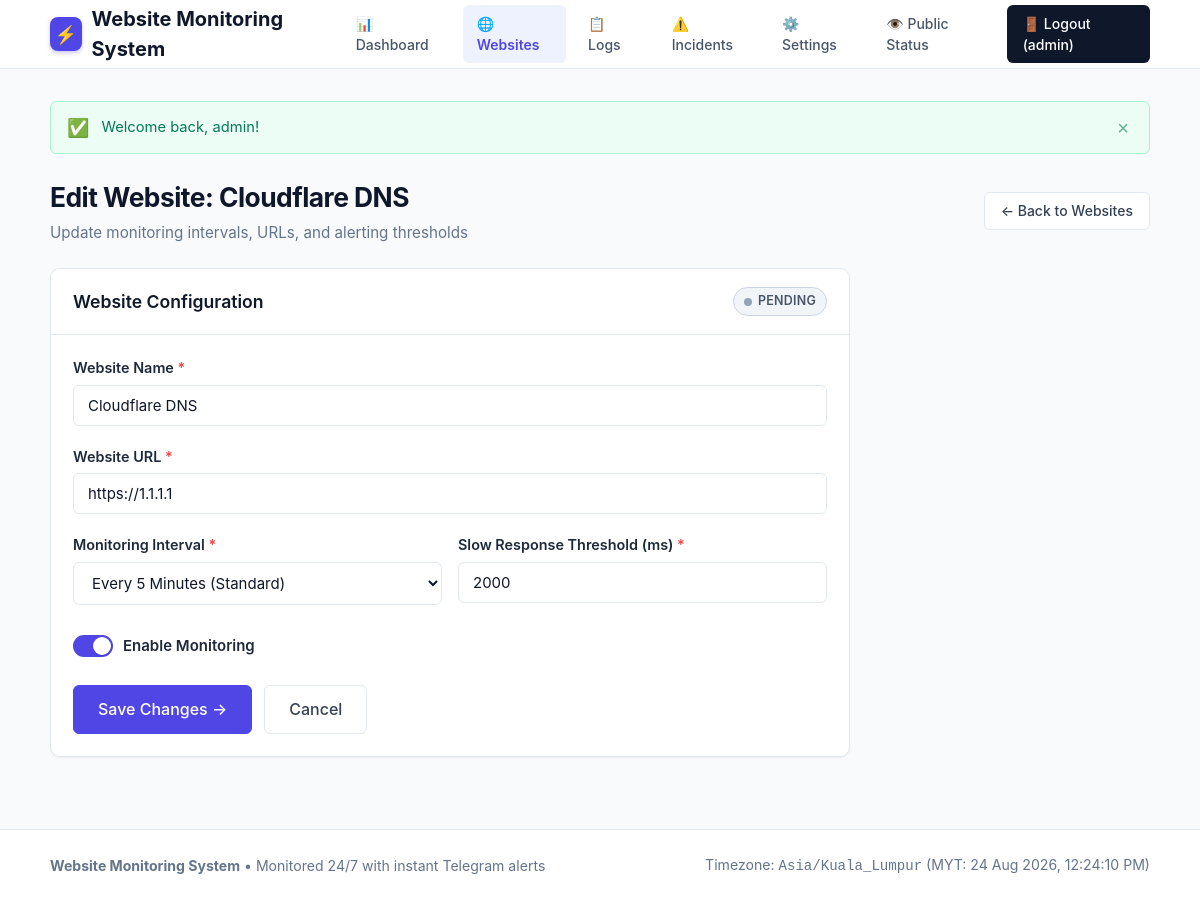
Page /admin/website-edit.php?id=2 (signed in) on the committed database.
### tables this page shows
CREATE TABLE IF NOT EXISTS `websites` (
    `id` INT AUTO_INCREMENT PRIMARY KEY,
    `name` VARCHAR(100) NOT NULL,
    `url` VARCHAR(255) NOT NULL,
    `monitoring_interval` INT NOT NULL DEFAULT 5 COMMENT 'Interval in minutes',
    `slow_threshold` INT NOT NULL DEFAULT 3000 COMMENT 'Slow response threshold in milliseconds',
    `enabled` TINYINT(1) NOT NULL DEFAULT 1 COMMENT '1 = Enabled, 0 = Disabled',
    `current_status` ENUM('UP', 'DOWN', 'SLOW', 'PENDING') NOT NULL DEFAULT 'PENDING',
    `last_checked` DATETIME DEFAULT NULL,
    `response_time` INT DEFAULT NULL COMMENT 'Response time in milliseconds',
    `http_status_code` INT DEFAULT NULL,
    `created_at` DATETIME NOT NULL DEFAULT CURRENT_TIMESTAMP,
    `updated_at` DATETIME NOT NULL DEFAULT CURRENT_TIMESTAMP ON UPDATE CURRENT_TIMESTAMP,
    INDEX `idx_enabled_status` (`enabled`, `current_status`),
    INDEX `idx_last_checked` (`last_checked`)
);

### admin/website-edit.php (the view, shortened to what this page needs)
<?php
require_once __DIR__ . '/../includes/functions.php';
$pdo = getDB();
$siteId = (int)($_GET['id'] ?? 0);
$stmt = $pdo->prepare("SELECT * FROM websites WHERE id = ?");
$stmt->execute([$siteId]);
$website = $stmt->fetch();
$name = $website['name'];
$url = $website['url'];
$interval = (int)$website['monitoring_interval'];
$slowThreshold = (int)$website['slow_threshold'];
$enabled = (int)$website['enabled'];
require_once __DIR__ . '/../includes/header.php';
?>
<div class="page-header">
    <div>
        <h1 class="page-title">Edit Website: <?= e($website['name']) ?></h1>
        <p class="page-subtitle">Update monitoring intervals, URLs, and alerting thresholds</p>
    </div>
    <div class="page-actions">
        <a href="<?= BASE_URL ?>/admin/websites.php" class="btn btn-secondary">
            &larr; Back to Websites
        </a>
    </div>
</div>
<div class="container-narrow">
    <div class="card">
        <div class="card-header">
            <h2 class="card-title">Website Configuration</h2>
            <div><?= get_status_badge($website['current_status']) ?></div>
        </div>
        <div class="card-body">
            <form action="<?= BASE_URL ?>/admin/website-edit.php?id=<?= $siteId ?>" method="POST">
                <div class="form-group">
                    <label for="name" class="form-label">Website Name <span class="required">*</span></label>
                    <input type="text"
                           id="name"
                           name="name"
                           class="form-control"
                           value="<?= e($name) ?>"
                           required
                           placeholder="e.g. My Online Store">
                </div>
                <div class="form-group">
                    <label for="url" class="form-label">Website URL <span class="required">*</span></label>
                    <input type="url"
                           id="url"
                           name="url"
                           class="form-control"
                           value="<?= e($url) ?>"
                           required
                           placeholder="https://example.com">
                </div>
                <div style="display: grid; grid-template-columns: 1fr 1fr; gap: 16px;">
                    <div class="form-group">
                        <label for="monitoring_interval" class="form-label">Monitoring Interval <span class="required">*</span></label>
                        <select id="monitoring_interval" name="monitoring_interval" class="form-control">
                            <option value="5" <?= $interval == 5 ? 'selected' : '' ?>>Every 5 Minutes (Standard)</option>
                        </select>
                    </div>
                    <div class="form-group">
                        <label for="slow_threshold" class="form-label">Slow Response Threshold (ms) <span class="required">*</span></label>
                        <input type="number"
                               id="slow_threshold"
                               name="slow_threshold"
                               class="form-control"
                               value="<?= $slowThreshold ?>"
                               min="100"
                               step="100"
                               required>
                    </div>
                </div>
                <div class="form-group" style="margin-top: 10px;">
                    <label class="form-switch">
                        <input type="checkbox" name="enabled" value="1" <?= $enabled ? 'checked' : '' ?>>
                        <span style="font-weight: 600;">Enable Monitoring</span>
                    </label>
                </div>
                <div style="margin-top: 28px; display: flex; gap: 12px;">
                    <button type="submit" class="btn btn-primary btn-lg">
                        <span>Save Changes &rarr;</span>
                    </button>
                    <a href="<?= BASE_URL ?>/admin/websites.php" class="btn btn-secondary btn-lg">Cancel</a>
                </div>
            </form>
        </div>
    </div>
</div>
<?php require_once __DIR__ . '/../includes/footer.php'; ?>

### includes/functions.php (shortened to what this page needs)
<?php
function e(?string $value): string {
    return htmlspecialchars($value ?? '', ENT_QUOTES, 'UTF-8');
}
function get_flash_messages(): array {
    $messages = $_SESSION['flash_messages'] ?? [];
    return $messages;
}
function render_flash_messages(): string {
    $messages = get_flash_messages();
    $html = '<div class="flash-messages-container">';
    foreach ($messages as $msg) {
        $type = e($msg['type']);
        $text = e($msg['message']);
        $icon = match($type) {
            'success' => '✅',
            'danger'  => '🚨',
            'warning' => '⚠️',
            default   => 'ℹ️'
        };
        $html .= "<div class=\"alert alert-{$type}\"><span class=\"alert-icon\">{$icon}</span> <div class=\"alert-text\">{$text}</div><button type=\"button\" class=\"alert-close\" onclick=\"this.parentElement.remove();\">&times;</button></div>";
    }
    $html .= '</div>';
    return $html;
}
function get_status_badge(string $status, bool $withIcon = true): string {
    $status = strtoupper($status);
    return match($status) {
        'UP' => '<span class="badge badge-up">' . ($withIcon ? '<span class="status-dot dot-up"></span> ' : '') . 'UP</span>',
        'DOWN' => '<span class="badge badge-down">' . ($withIcon ? '<span class="status-dot dot-down"></span> ' : '') . 'DOWN</span>',
        'SLOW' => '<span class="badge badge-slow">' . ($withIcon ? '<span class="status-dot dot-slow"></span> ' : '') . 'SLOW</span>',
        default => '<span class="badge badge-pending">' . ($withIcon ? '<span class="status-dot dot-pending"></span> ' : '') . 'PENDING</span>',
    };
}

### rows in the picture
websites: name "Cloudflare DNS", current_status "PENDING", url "https://1.1.1.1", monitoring_interval "Every 5 Minutes (Standard)", slow_threshold "2000", enabled "☑"

### other values in the picture
APP_NAME "Website Monitoring System"
$adminUser['username'] "admin"
$icon "✅"
$text "Welcome back, admin!"
APP_TIMEZONE "Asia/Kuala_Lumpur"
$currentTimeStr "24 Aug 2026, 12:24:10 PM"
